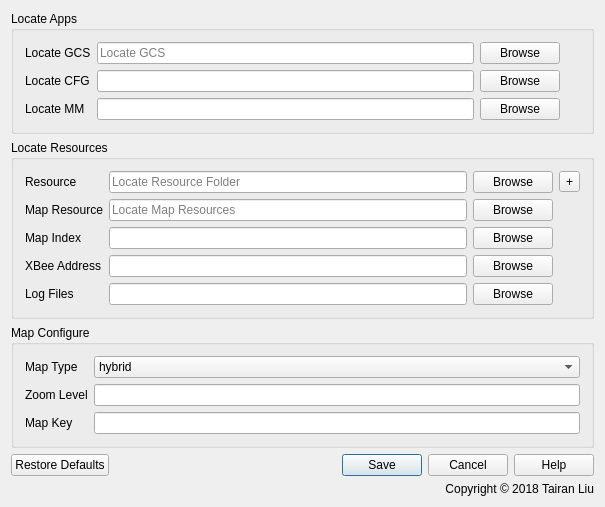
<?xml version="1.0" encoding="UTF-8"?>
<ui version="4.0">
 <class>MainWindow</class>
 <widget class="QDialog" name="MainWindow">
  <property name="geometry">
   <rect>
    <x>0</x>
    <y>0</y>
    <width>605</width>
    <height>567</height>
   </rect>
  </property>
  <property name="focusPolicy">
   <enum>Qt::StrongFocus</enum>
  </property>
  <property name="windowTitle">
   <string>GCS Configurator</string>
  </property>
  <layout class="QVBoxLayout" name="verticalLayout">
   <property name="sizeConstraint">
    <enum>QLayout::SetMinAndMaxSize</enum>
   </property>
   <item>
    <widget class="QGroupBox" name="groupBox">
     <property name="sizePolicy">
      <sizepolicy hsizetype="Preferred" vsizetype="Fixed">
       <horstretch>0</horstretch>
       <verstretch>0</verstretch>
      </sizepolicy>
     </property>
     <property name="title">
      <string>Locate Apps</string>
     </property>
     <layout class="QGridLayout" name="gridLayout">
      <item row="0" column="2">
       <widget class="QPushButton" name="mainPathBrowseButton">
        <property name="text">
         <string>Browse</string>
        </property>
       </widget>
      </item>
      <item row="0" column="0">
       <widget class="QLabel" name="mainPathLabel">
        <property name="text">
         <string>Locate GCS</string>
        </property>
       </widget>
      </item>
      <item row="0" column="1">
       <widget class="QLineEdit" name="mainPathEdit">
        <property name="focusPolicy">
         <enum>Qt::ClickFocus</enum>
        </property>
        <property name="placeholderText">
         <string>Locate GCS</string>
        </property>
       </widget>
      </item>
      <item row="1" column="2">
       <widget class="QPushButton" name="cfgAppBrowseButton">
        <property name="text">
         <string>Browse</string>
        </property>
       </widget>
      </item>
      <item row="2" column="0">
       <widget class="QLabel" name="label_3">
        <property name="text">
         <string>Locate MM</string>
        </property>
       </widget>
      </item>
      <item row="2" column="1">
       <widget class="QLineEdit" name="mmPathEdit">
        <property name="focusPolicy">
         <enum>Qt::ClickFocus</enum>
        </property>
       </widget>
      </item>
      <item row="1" column="0">
       <widget class="QLabel" name="label_2">
        <property name="text">
         <string>Locate CFG</string>
        </property>
       </widget>
      </item>
      <item row="2" column="2">
       <widget class="QPushButton" name="mmBrowseButton">
        <property name="text">
         <string>Browse</string>
        </property>
       </widget>
      </item>
      <item row="1" column="1">
       <widget class="QLineEdit" name="cfgPathEdit">
        <property name="focusPolicy">
         <enum>Qt::ClickFocus</enum>
        </property>
       </widget>
      </item>
      <item row="0" column="3">
       <spacer name="horizontalSpacer">
        <property name="orientation">
         <enum>Qt::Horizontal</enum>
        </property>
        <property name="sizeType">
         <enum>QSizePolicy::Fixed</enum>
        </property>
        <property name="sizeHint" stdset="0">
         <size>
          <width>20</width>
          <height>20</height>
         </size>
        </property>
       </spacer>
      </item>
     </layout>
    </widget>
   </item>
   <item>
    <widget class="QGroupBox" name="groupBox_2">
     <property name="sizePolicy">
      <sizepolicy hsizetype="Preferred" vsizetype="Fixed">
       <horstretch>0</horstretch>
       <verstretch>0</verstretch>
      </sizepolicy>
     </property>
     <property name="title">
      <string>Locate Resources</string>
     </property>
     <layout class="QGridLayout" name="gridLayout_2">
      <item row="0" column="0">
       <widget class="QLabel" name="resourceLabel">
        <property name="text">
         <string>Resource</string>
        </property>
       </widget>
      </item>
      <item row="0" column="1">
       <widget class="QLineEdit" name="resourcePathEdit">
        <property name="focusPolicy">
         <enum>Qt::ClickFocus</enum>
        </property>
        <property name="placeholderText">
         <string>Locate Resource Folder</string>
        </property>
       </widget>
      </item>
      <item row="0" column="2">
       <widget class="QPushButton" name="resourceBrowseButton">
        <property name="text">
         <string>Browse</string>
        </property>
       </widget>
      </item>
      <item row="1" column="0">
       <widget class="QLabel" name="mapResourceLabel">
        <property name="text">
         <string>Map Resource</string>
        </property>
       </widget>
      </item>
      <item row="1" column="1">
       <widget class="QLineEdit" name="mapResourceEdit">
        <property name="focusPolicy">
         <enum>Qt::ClickFocus</enum>
        </property>
        <property name="placeholderText">
         <string>Locate Map Resources</string>
        </property>
       </widget>
      </item>
      <item row="1" column="2">
       <widget class="QPushButton" name="mapPathBrowseButton">
        <property name="text">
         <string>Browse</string>
        </property>
       </widget>
      </item>
      <item row="2" column="0">
       <widget class="QLabel" name="label_6">
        <property name="text">
         <string>Map Index</string>
        </property>
       </widget>
      </item>
      <item row="2" column="1">
       <widget class="QLineEdit" name="mapIndexPathEdit">
        <property name="focusPolicy">
         <enum>Qt::ClickFocus</enum>
        </property>
       </widget>
      </item>
      <item row="2" column="2">
       <widget class="QPushButton" name="mapIndexBrowseButton">
        <property name="text">
         <string>Browse</string>
        </property>
       </widget>
      </item>
      <item row="3" column="0">
       <widget class="QLabel" name="xbeeAddressLabel">
        <property name="text">
         <string>XBee Address</string>
        </property>
       </widget>
      </item>
      <item row="3" column="1">
       <widget class="QLineEdit" name="xbeeAddrEdit">
        <property name="focusPolicy">
         <enum>Qt::ClickFocus</enum>
        </property>
       </widget>
      </item>
      <item row="3" column="2">
       <widget class="QPushButton" name="xbeeAddrBrowseButton">
        <property name="text">
         <string>Browse</string>
        </property>
       </widget>
      </item>
      <item row="4" column="0">
       <widget class="QLabel" name="logFileLabel">
        <property name="text">
         <string>Log Files</string>
        </property>
       </widget>
      </item>
      <item row="4" column="1">
       <widget class="QLineEdit" name="logPathEdit">
        <property name="focusPolicy">
         <enum>Qt::ClickFocus</enum>
        </property>
       </widget>
      </item>
      <item row="4" column="2">
       <widget class="QPushButton" name="logFilePathButton">
        <property name="text">
         <string>Browse</string>
        </property>
       </widget>
      </item>
      <item row="0" column="3">
       <widget class="QToolButton" name="newCFGButton">
        <property name="text">
         <string>+</string>
        </property>
       </widget>
      </item>
     </layout>
    </widget>
   </item>
   <item>
    <widget class="QGroupBox" name="groupBox_3">
     <property name="sizePolicy">
      <sizepolicy hsizetype="Preferred" vsizetype="Fixed">
       <horstretch>0</horstretch>
       <verstretch>0</verstretch>
      </sizepolicy>
     </property>
     <property name="title">
      <string>Map Configure</string>
     </property>
     <layout class="QGridLayout" name="gridLayout_3">
      <item row="0" column="0">
       <widget class="QLabel" name="label_4">
        <property name="text">
         <string>Map Type</string>
        </property>
       </widget>
      </item>
      <item row="0" column="1">
       <widget class="QComboBox" name="mapTypeComboBox">
        <item>
         <property name="text">
          <string>hybrid</string>
         </property>
        </item>
        <item>
         <property name="text">
          <string>satellite</string>
         </property>
        </item>
        <item>
         <property name="text">
          <string>terrain</string>
         </property>
        </item>
        <item>
         <property name="text">
          <string>roadmap</string>
         </property>
        </item>
       </widget>
      </item>
      <item row="1" column="0">
       <widget class="QLabel" name="label_5">
        <property name="text">
         <string>Zoom Level</string>
        </property>
       </widget>
      </item>
      <item row="1" column="1">
       <widget class="QLineEdit" name="zoomLevelEdit">
        <property name="focusPolicy">
         <enum>Qt::ClickFocus</enum>
        </property>
       </widget>
      </item>
      <item row="2" column="0">
       <widget class="QLabel" name="label">
        <property name="text">
         <string>Map Key</string>
        </property>
       </widget>
      </item>
      <item row="2" column="1">
       <widget class="QLineEdit" name="mapKeyEdit">
        <property name="focusPolicy">
         <enum>Qt::ClickFocus</enum>
        </property>
       </widget>
      </item>
     </layout>
    </widget>
   </item>
   <item>
    <widget class="QDialogButtonBox" name="buttonBox">
     <property name="standardButtons">
      <set>QDialogButtonBox::Cancel|QDialogButtonBox::Help|QDialogButtonBox::RestoreDefaults|QDialogButtonBox::Save</set>
     </property>
    </widget>
   </item>
   <item>
    <widget class="QLabel" name="copyrightLabel">
     <property name="sizePolicy">
      <sizepolicy hsizetype="Preferred" vsizetype="Fixed">
       <horstretch>0</horstretch>
       <verstretch>0</verstretch>
      </sizepolicy>
     </property>
     <property name="text">
      <string>Copyright © 2018 Tairan Liu</string>
     </property>
     <property name="alignment">
      <set>Qt::AlignRight|Qt::AlignTrailing|Qt::AlignVCenter</set>
     </property>
    </widget>
   </item>
  </layout>
 </widget>
 <layoutdefault spacing="6" margin="11"/>
 <resources/>
 <connections/>
</ui>
